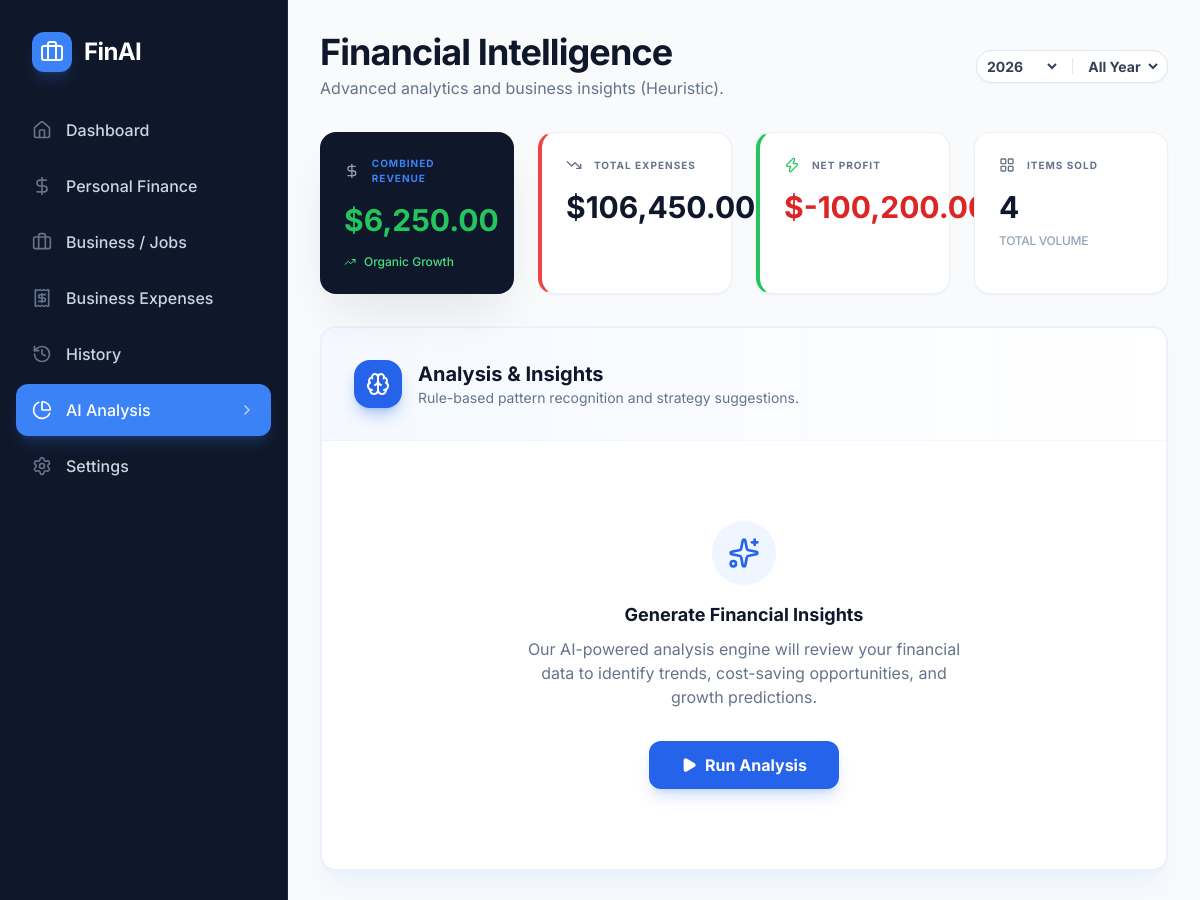
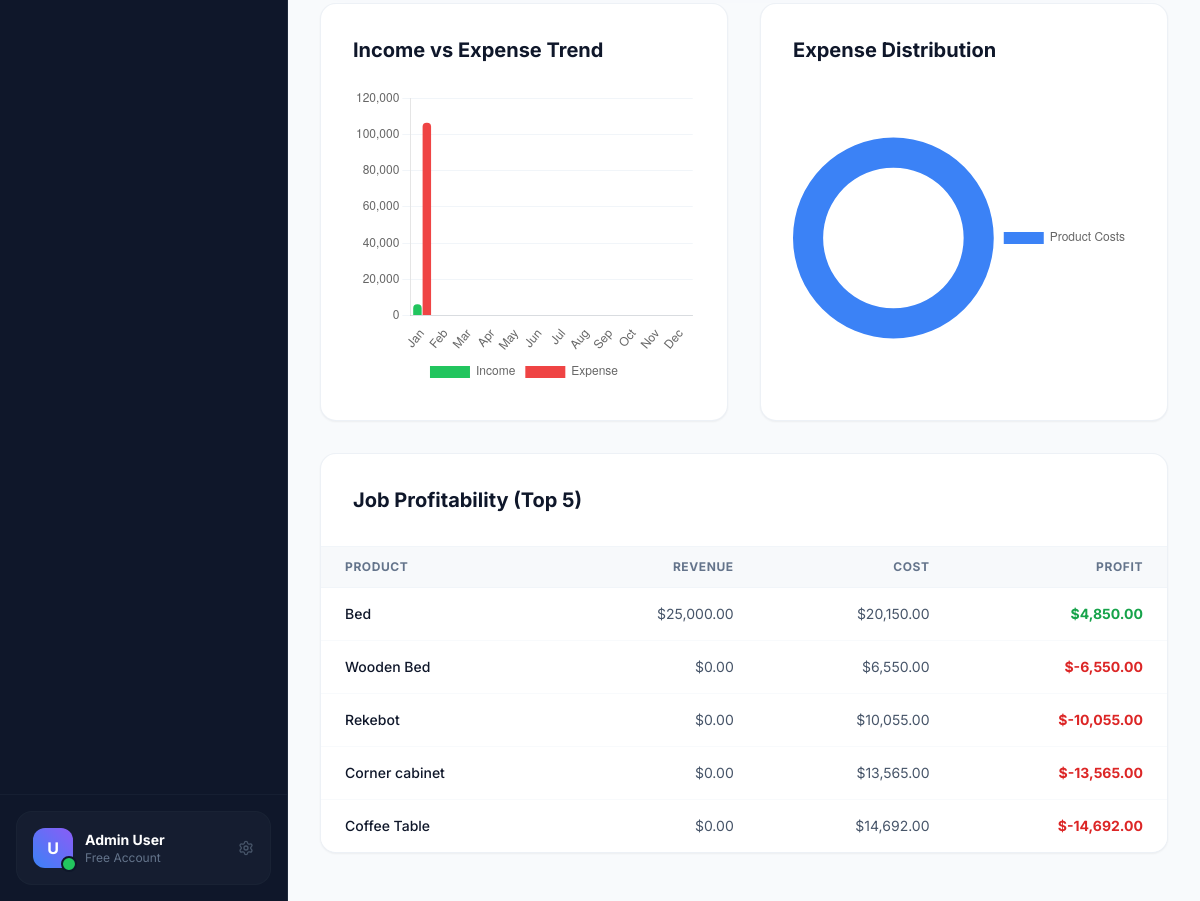
The app's page /analysis.php (signed in) with its own data (2 pictures, top to bottom).
### tables this page shows
CREATE TABLE `Product` (
  `id` int NOT NULL AUTO_INCREMENT,
  `userId` int NOT NULL,
  `name` varchar(191) NOT NULL,
  `category` varchar(191) DEFAULT NULL,
  `status` varchar(191) NOT NULL DEFAULT 'wip',
  `startedAt` datetime(3) NOT NULL,
  `finishedAt` datetime(3) DEFAULT NULL,
  `quantitySold` int NOT NULL DEFAULT '0',
  `finalSellingPrice` decimal(15,2) DEFAULT NULL,
  `clientName` varchar(191) DEFAULT NULL,
  `paymentStatus` varchar(191) NOT NULL DEFAULT 'unpaid',
  `createdAt` datetime(3) NOT NULL DEFAULT CURRENT_TIMESTAMP(3),
  `updatedAt` datetime(3) NOT NULL,
  `description` text,
  `quantity` int NOT NULL DEFAULT '1',
  `quantityFinished` int NOT NULL DEFAULT '0',
  PRIMARY KEY (`id`),
  KEY `Product_userId_fkey` (`userId`),
  CONSTRAINT `Product_userId_fkey` FOREIGN KEY (`userId`) REFERENCES `User` (`id`) ON DELETE CASCADE ON UPDATE CASCADE
);

### analysis.php (the view, shortened to what this page needs)
<?php
require_once __DIR__ . '/database/db.php';
$userId = $_SESSION['user_id'];
$selectedYear = $_GET['year'] ?? date('Y');
$params = [$userId];
$types = "i";
$dateFilter = "YEAR(expenseDate) = ?";
$params[] = $selectedYear;
$types .= "i";
$pIncomeSql = "SELECT SUM(amount) as total FROM PersonalTransaction WHERE userId = ? AND type = 'income' AND " . str_replace('expenseDate', 'transactionDate', $dateFilter);
$stmt = $mysqli->prepare($pIncomeSql);
$stmt->bind_param($types, ...$params);
$stmt->execute();
$personalIncome = $stmt->get_result()->fetch_assoc()['total'] ?? 0;
$pExpenseSql = "SELECT SUM(amount) as total FROM PersonalTransaction WHERE userId = ? AND type = 'expense' AND " . str_replace('expenseDate', 'transactionDate', $dateFilter);
$stmt = $mysqli->prepare($pExpenseSql);
$stmt->bind_param($types, ...$params);
$stmt->execute();
$personalExpense = $stmt->get_result()->fetch_assoc()['total'] ?? 0;
$bExpenseSql = "SELECT SUM(amount) as total FROM BusinessExpense WHERE userId = ? AND $dateFilter";
$stmt = $mysqli->prepare($bExpenseSql);
$stmt->bind_param($types, ...$params);
$stmt->execute();
$businessExpense = $stmt->get_result()->fetch_assoc()['total'] ?? 0;
$pSalesSql = "SELECT SUM(sellingPrice) as total, COUNT(*) as count FROM ProductSale ps JOIN Product p ON ps.productId = p.id WHERE p.userId = ? AND " . str_replace('expenseDate', 'soldAt', $dateFilter);
$stmt = $mysqli->prepare($pSalesSql);
$stmt->bind_param($types, ...$params);
$stmt->execute();
$res = $stmt->get_result()->fetch_assoc();
$productRevenue = $res['total'] ?? 0;
$itemsSold = $res['count'] ?? 0;
$pCostSql = "SELECT SUM(amount) as total FROM ProductCost pc JOIN Product p ON pc.productId = p.id WHERE p.userId = ? AND " . str_replace('expenseDate', 'incurredDate', $dateFilter);
$stmt = $mysqli->prepare($pCostSql);
$stmt->bind_param($types, ...$params);
$stmt->execute();
$productCosts = $stmt->get_result()->fetch_assoc()['total'] ?? 0;
$combinedRevenue = $personalIncome + $productRevenue;
$totalExpenses = $personalExpense + $businessExpense + $productCosts;
$netProfit = $combinedRevenue - $totalExpenses;
$chartData = [];
for ($m = 1; $m <= 12; $m++) {
    $chartData[$m] = ['income' => 0, 'expense' => 0, 'profit' => 0];
}
function fillChartData($mysqli, $sql, $params, $types, $type, &$chartData) {
    $stmt = $mysqli->prepare($sql);
    $stmt->bind_param($types, ...$params);
    $stmt->execute();
    $result = $stmt->get_result();
    while ($row = $result->fetch_assoc()) {
        $m = $row['m'];
        if ($type === 'income') $chartData[$m]['income'] += $row['total'];
        if ($type === 'expense') $chartData[$m]['expense'] += $row['total'];
    }
}
$sql = "SELECT MONTH(transactionDate) as m, SUM(amount) as total FROM PersonalTransaction WHERE userId = ? AND type = 'income' AND YEAR(transactionDate) = ? GROUP BY m";
fillChartData($mysqli, $sql, $params, $types, 'income', $chartData);
$sql = "SELECT MONTH(soldAt) as m, SUM(sellingPrice) as total FROM ProductSale ps JOIN Product p ON ps.productId = p.id WHERE p.userId = ? AND YEAR(soldAt) = ? GROUP BY m";
fillChartData($mysqli, $sql, $params, $types, 'income', $chartData);
$sql = "SELECT MONTH(transactionDate) as m, SUM(amount) as total FROM PersonalTransaction WHERE userId = ? AND type = 'expense' AND YEAR(transactionDate) = ? GROUP BY m";
fillChartData($mysqli, $sql, $params, $types, 'expense', $chartData);
$sql = "SELECT MONTH(expenseDate) as m, SUM(amount) as total FROM BusinessExpense WHERE userId = ? AND YEAR(expenseDate) = ? GROUP BY m";
fillChartData($mysqli, $sql, $params, $types, 'expense', $chartData);
$sql = "SELECT MONTH(incurredDate) as m, SUM(amount) as total FROM ProductCost pc JOIN Product p ON pc.productId = p.id WHERE p.userId = ? AND YEAR(incurredDate) = ? GROUP BY m";
fillChartData($mysqli, $sql, $params, $types, 'expense', $chartData);
foreach ($chartData as $m => $data) {
    $chartData[$m]['profit'] = $data['income'] - $data['expense'];
}
$categories = [];
$sql = "SELECT category, SUM(amount) as total FROM PersonalTransaction WHERE userId = ? AND type = 'expense' AND " . str_replace('expenseDate', 'transactionDate', $dateFilter) . " GROUP BY category";
fillCategoryData($mysqli, $sql, $params, $types, $categories);
$sql = "SELECT category, SUM(amount) as total FROM BusinessExpense WHERE userId = ? AND $dateFilter GROUP BY category";
fillCategoryData($mysqli, $sql, $params, $types, $categories);
$categories['Product Costs'] = $productCosts;
$jobAnalysis = [];
$sql = "SELECT p.id, p.name,
        (SELECT COALESCE(SUM(sellingPrice), 0) FROM ProductSale WHERE productId = p.id) as revenue,
        (SELECT COALESCE(SUM(amount), 0) FROM ProductCost WHERE productId = p.id) as cost
        FROM Product p WHERE p.userId = ?";
$stmt = $mysqli->prepare($sql);
$stmt->bind_param("i", $userId);
$stmt->execute();
$result = $stmt->get_result();
while ($row = $result->fetch_assoc()) {
    $row['profit'] = $row['revenue'] - $row['cost'];
    $jobAnalysis[] = $row;
}
usort($jobAnalysis, function ($a, $b) {
    return $b['profit'] <=> $a['profit'];
});
$jobAnalysis = array_slice($jobAnalysis, 0, 5);
$showAnalysis = false;
require_once __DIR__ . '/includes/header.php';
?>
<div class="flex h-screen overflow-hidden bg-background">
    <?php require_once __DIR__ . '/includes/sidebar.php'; ?>
    <main class="flex-1 overflow-y-auto w-full">
        <div class="p-8 space-y-8 animate-in pb-12">
            <div class="flex flex-col md:flex-row justify-between items-start md:items-center gap-6">
                <div>
                    <h1 class="text-4xl font-bold text-slate-900 tracking-tight">Financial Intelligence</h1>
                    <p class="text-slate-500 mt-1">Advanced analytics and business insights (Heuristic).</p>
                </div>
                <form method="GET" action="" class="flex items-center gap-3 bg-white p-1.5 rounded-2xl border border-slate-200 shadow-sm">
                    <select name="year" onchange="this.form.submit()" class="border-none bg-transparent focus:ring-0 text-sm font-bold text-slate-700 cursor-pointer outline-none">
                        <?php
                        $currYear = date('Y');
                        for ($i = 0; $i < 5; $i++):
                            $y = $currYear - $i;
                        ?>
                            <option value="<?php echo $y; ?>" <?php echo $selectedYear == $y ? 'selected' : ''; ?>><?php echo $y; ?></option>
                        <?php endfor; ?>
                    </select>
                    <select name="month" onchange="this.form.submit()" class="border-none bg-transparent focus:ring-0 text-sm font-bold text-slate-700 cursor-pointer outline-none">
                        <option value="">All Year</option>
                    </select>
                </form>
            </div>
			<div class="grid grid-cols-1 md:grid-cols-2 lg:grid-cols-4 gap-6">
				<div class="modern-card p-6 bg-slate-900 text-white border-none shadow-2xl shadow-slate-900/10">
					<div class="flex items-center gap-3 text-slate-400 mb-4">
						<i data-lucide="dollar-sign" class="w-4 h-4"></i>
						<span class="text-[10px] font-bold uppercase tracking-widest text-primary">Combined Revenue</span>
					</div>
					<p class="text-3xl font-bold text-green-500">
						$<?php echo number_format($combinedRevenue, 2); ?>
					</p>
					<div class="flex items-center gap-2 mt-4 text-xs font-medium text-green-400">
						<i data-lucide="trending-up" class="w-3 h-3"></i>
						<span>Organic Growth</span>
					</div>
				</div>
				<div class="modern-card p-6 border-l-4 border-l-red-500 bg-white">
					<div class="flex items-center gap-3 text-slate-500 mb-4">
						<i data-lucide="trending-down" class="w-4 h-4"></i>
						<span class="text-[10px] font-bold uppercase tracking-widest">Total Expenses</span>
					</div>
					<p class="text-3xl font-bold text-slate-900">
						$<?php echo number_format($totalExpenses, 2); ?>
					</p>
				</div>
				<div class="modern-card p-6 border-l-4 border-l-green-500">
					<div class="flex items-center gap-3 text-slate-500 mb-4">
						<i data-lucide="zap" class="w-4 h-4 text-green-500"></i>
						<span class="text-[10px] font-bold uppercase tracking-widest">Net Profit</span>
					</div>
					<p class="text-3xl font-bold <?php echo $netProfit >= 0 ? 'text-green-600' : 'text-red-600'; ?>">
						$<?php echo number_format($netProfit, 2); ?>
					</p>
				</div>
				<div class="modern-card p-6">
					<div class="flex items-center gap-3 text-slate-500 mb-4">
						<i data-lucide="layout-grid" class="w-4 h-4"></i>
						<span class="text-[10px] font-bold uppercase tracking-widest">Items Sold</span>
					</div>
					<p class="text-3xl font-bold text-slate-900"><?php echo $itemsSold; ?></p>
					<p class="text-xs text-slate-400 mt-2 font-medium uppercase tracking-tight">Total Volume</p>
				</div>
			</div>
            <div class="modern-card p-0 overflow-hidden border-2 border-blue-500/10 shadow-xl shadow-blue-500/5">
                <div class="bg-gradient-to-r from-blue-500/5 to-transparent p-8 border-b border-blue-500/5">
                    <div class="flex flex-col md:flex-row justify-between items-start md:items-center gap-6">
                        <div class="flex items-center gap-4">
                            <div class="p-3 bg-blue-600 text-white rounded-2xl shadow-lg shadow-blue-600/30">
                                <i data-lucide="brain" class="w-6 h-6"></i>
                            </div>
                            <div>
                                <h2 class="text-xl font-bold text-slate-900">Analysis & Insights</h2>
                                <p class="text-sm text-slate-500">Rule-based pattern recognition and strategy suggestions.</p>
                            </div>
                        </div>
                    </div>
                </div>
                <div class="p-8">
                    <?php if (!$showAnalysis): ?>
                        <div class="flex flex-col items-center justify-center py-12 text-center">
                            <div class="bg-blue-50 p-4 rounded-full mb-4">
                                <i data-lucide="sparkles" class="w-8 h-8 text-blue-600"></i>
                            </div>
                            <h3 class="text-lg font-bold text-slate-900 mb-2">Generate Financial Insights</h3>
                            <p class="text-slate-500 max-w-md mb-8">
                                Our AI-powered analysis engine will review your financial data to identify trends, cost-saving opportunities, and growth predictions.
                            </p>
                            <form method="POST" action="">
                                <button type="submit" class="flex items-center gap-2 bg-blue-600 text-white font-bold px-8 py-3 rounded-xl hover:bg-blue-700 transition-all shadow-lg shadow-blue-600/20 active:scale-95">
                                    <i data-lucide="play" class="w-4 h-4 fill-current"></i>
                                    Run Analysis
                                </button>
                            </form>
                        </div>
                    <?php endif; ?>
                </div>
            </div>
            <div class="grid grid-cols-1 lg:grid-cols-2 gap-8">
                <div class="modern-card p-8">
                    <h2 class="text-xl font-bold text-slate-900 mb-6">Income vs Expense Trend</h2>
                    <div class="h-[300px]">
                        <canvas id="incomeExpenseChart"></canvas>
                    </div>
                </div>
                <div class="modern-card p-8">
                    <h2 class="text-xl font-bold text-slate-900 mb-6 font-sans">Expense Distribution</h2>
                    <div class="h-[300px] flex justify-center">
                         <canvas id="expensePieChart"></canvas>
                    </div>
                </div>
                <div class="modern-card p-0 overflow-hidden lg:col-span-2">
                    <div class="p-8 border-b border-slate-100">
                        <h2 class="text-xl font-bold text-slate-900">Job Profitability (Top 5)</h2>
                    </div>
                    <div class="table-container border-none rounded-none">
                        <table class="w-full text-left text-sm">
                            <thead class="bg-slate-50 text-slate-500">
                                <tr>
                                    <th class="px-6 py-3 font-bold uppercase text-xs">Product</th>
                                    <th class="px-6 py-3 font-bold uppercase text-xs text-right">Revenue</th>
                                    <th class="px-6 py-3 font-bold uppercase text-xs text-right">Cost</th>
                                    <th class="px-6 py-3 font-bold uppercase text-xs text-right">Profit</th>
                                </tr>
                            </thead>
                            <tbody class="divide-y divide-slate-50">
                                <?php foreach ($jobAnalysis as $job): ?>
                                    <tr class="hover:bg-slate-50 transition-colors">
                                        <td class="px-6 py-4 font-medium text-slate-900"><?php echo htmlspecialchars($job['name']); ?></td>
                                        <td class="px-6 py-4 text-right text-slate-600">$<?php echo number_format($job['revenue'], 2); ?></td>
                                        <td class="px-6 py-4 text-right text-slate-600">$<?php echo number_format($job['cost'], 2); ?></td>
                                        <td class="px-6 py-4 text-right font-bold <?php echo $job['profit'] >= 0 ? 'text-green-600' : 'text-red-600'; ?>">
                                            $<?php echo number_format($job['profit'], 2); ?>
                                        </td>
                                    </tr>
                                <?php endforeach; ?>
                            </tbody>
                        </table>
                    </div>
                </div>
            </div>
        </div>
    </main>
</div>
<script>
// Prepare Data from PHP
const months = ["Jan", "Feb", "Mar", "Apr", "May", "Jun", "Jul", "Aug", "Sep", "Oct", "Nov", "Dec"];
const chartData = <?php echo json_encode(array_values($chartData)); ?>;
const categoryLabels = <?php echo json_encode(array_keys($categories)); ?>;
const categoryData = <?php echo json_encode(array_values($categories)); ?>;
// Income vs Expense Chart
const ctxIE = document.getElementById('incomeExpenseChart');
new Chart(ctxIE, {
    type: 'bar',
    data: {
        labels: months,
        datasets: [{
            label: 'Income',
            data: chartData.map(d => d.income),
            backgroundColor: '#22c55e',
            borderRadius: 4
        }, {
            label: 'Expense',
            data: chartData.map(d => d.expense),
            backgroundColor: '#ef4444',
            borderRadius: 4
        }]
    },
    options: {
        responsive: true,
        maintainAspectRatio: false,
        plugins: {
            legend: { position: 'bottom' }
        },
        scales: {
            y: { beginAtZero: true, grid: { color: '#f1f5f9' } },
            x: { grid: { display: false } }
        }
    }
});
// Expense Category Pie Chart
const ctxPie = document.getElementById('expensePieChart');
new Chart(ctxPie, {
    type: 'doughnut',
    data: {
        labels: categoryLabels,
        datasets: [{
            data: categoryData,
            backgroundColor: [
                '#3b82f6', '#ef4444', '#f59e0b', '#10b981', '#6366f1', '#ec4899', '#8b5cf6', '#64748b'
            ],
            borderWidth: 0
        }]
    },
    options: {
        responsive: true,
        maintainAspectRatio: false,
        plugins: {
            legend: { position: 'right' }
        },
        cutout: '70%'
    }
});
</script>
<?php require_once __DIR__ . '/includes/footer.php'; ?>

### records on screen
product: name "Bed", revenue "25,000.00", cost "20,150.00", profit "4,850.00"
product: name "Wooden Bed", revenue "0.00", cost "6,550.00", profit "-6,550.00"
product: name "Rekebot", revenue "0.00", cost "10,055.00", profit "-10,055.00"
product: name "Corner cabinet", revenue "0.00", cost "13,565.00", profit "-13,565.00"
product: name "Coffee Table", revenue "0.00", cost "14,692.00", profit "-14,692.00"

### other values on screen
$item['name'] "Dashboard"
$item['name'] "Personal Finance"
$item['name'] "Business / Jobs"
$item['name'] "Business Expenses"
$item['name'] "History"
$item['name'] "AI Analysis"
$item['name'] "Settings"
$combinedRevenue "6,250.00"
$totalExpenses "106,450.00"
$netProfit "-100,200.00"
$itemsSold "4"
form field year "2026"
chart data {{ json_encode(array_keys($categories)) }} ["Product Costs"]
